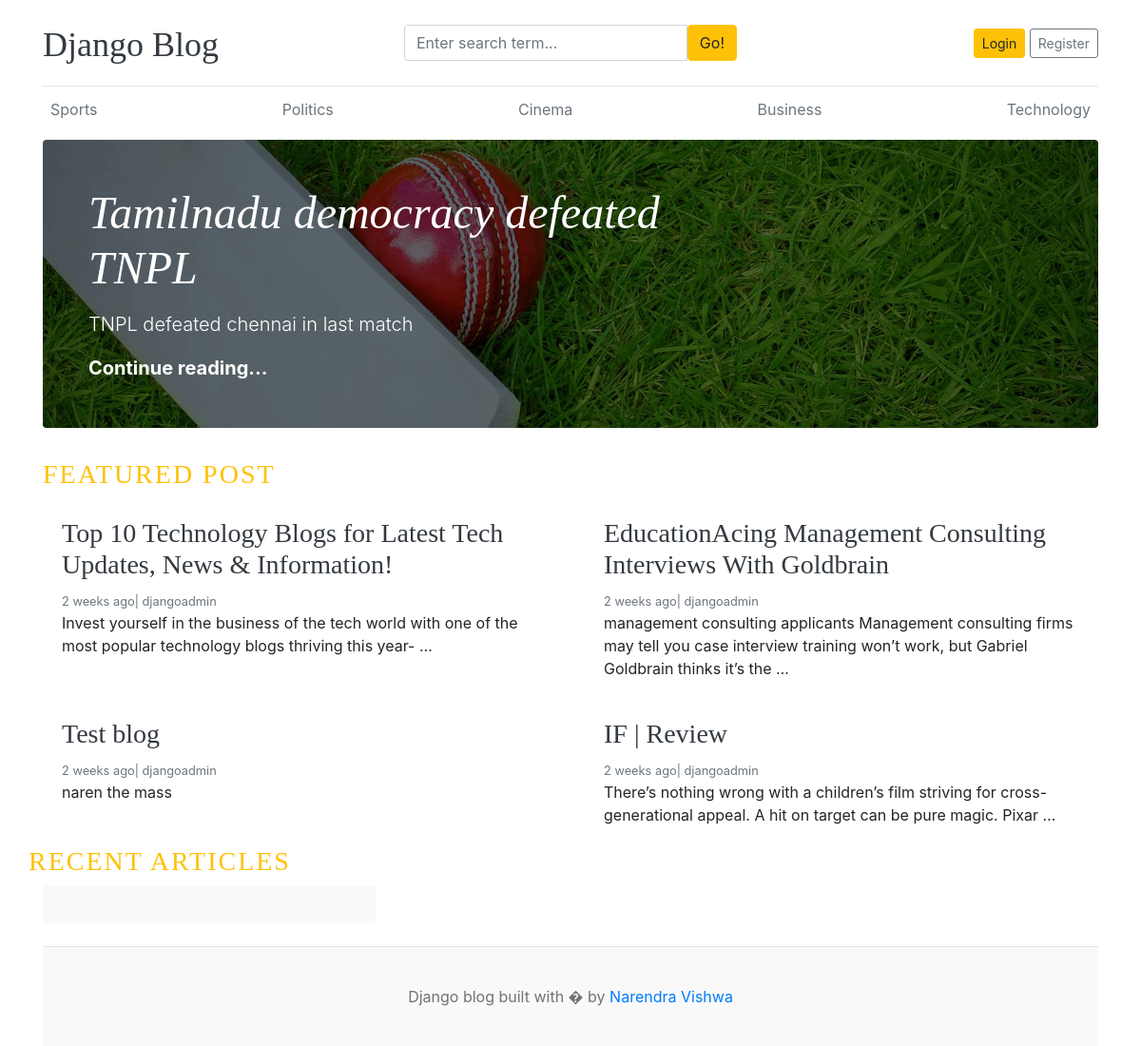
The app's page /, older data.
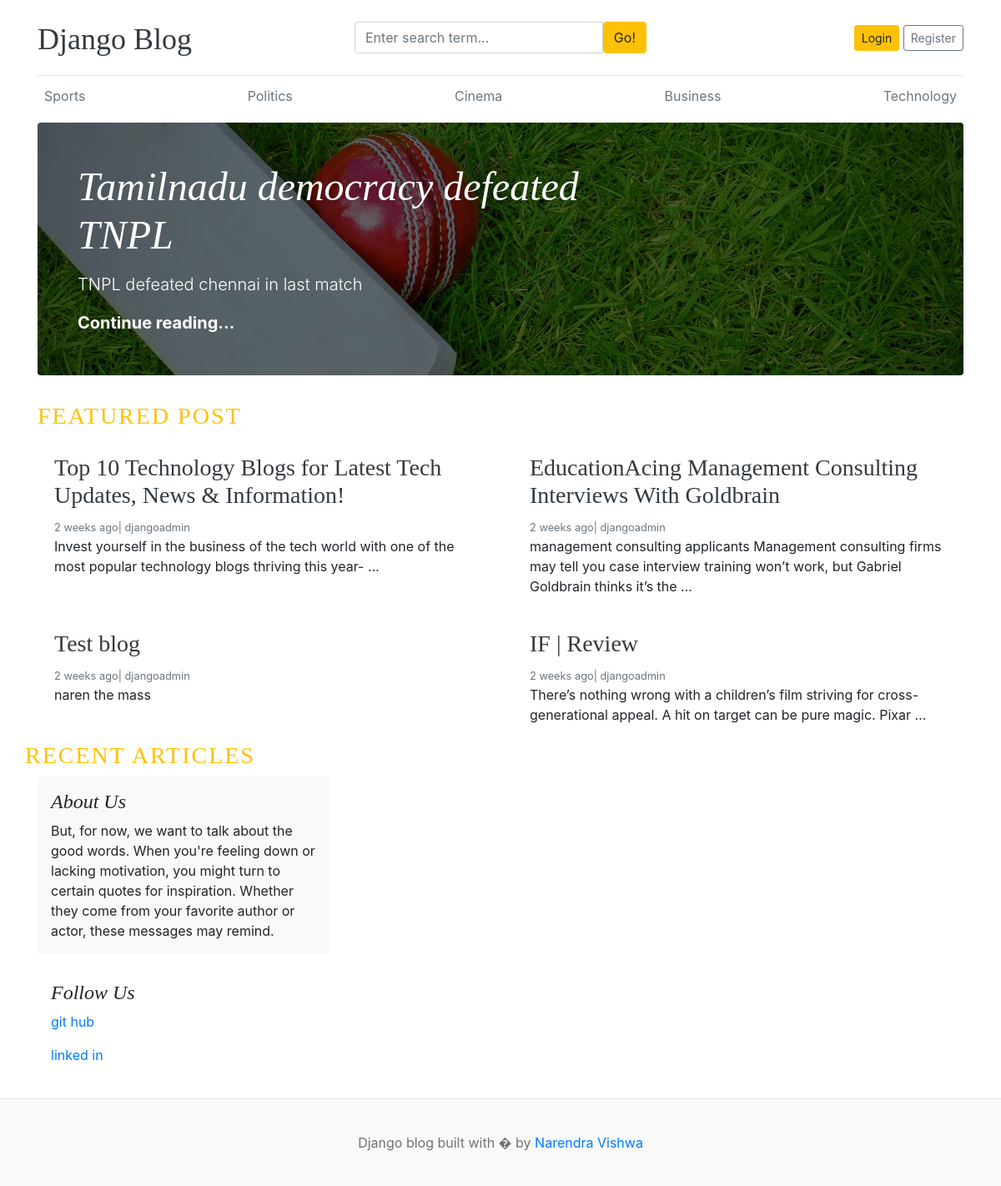
The same page, newer data.
### blogs/models.py (models this page shows, shortened)
class category(models.Model):
    category_name = models.CharField(max_length=50, unique=True)
    created_at = models.DateTimeField(auto_now_add=True)
    updated_at = models.DateTimeField(auto_now=True)
    class Meta:
        verbose_name_plural ='categories'

class Blog(models.Model):
    title = models.CharField(max_length=100)
    slug =models.SlugField(max_length=150, unique=True, blank=True)
    category = models.ForeignKey(category, on_delete=models.CASCADE)
    author = models.ForeignKey(User, on_delete=models.CASCADE)
    featured_image = models.ImageField(upload_to='uploads/%Y/%m%d')
    short_description = models.TextField(max_length=500)
    blog_body = models.TextField(max_length=2000)
    status = models.CharField(max_length=50,choices=STATUS_CHOICES, default="draft")
    is_featured = models.BooleanField(default=False)
    created_at = models.DateTimeField(auto_now_add=True)
    updated_at = models.DateTimeField(auto_now=True)

### assignments/models.py (models this page shows, shortened)
class About(models.Model):
    about_heading = models.CharField(max_length=25)
    about_description = models.TextField(max_length=255)
    created_at = models.DateTimeField(auto_now_add=True)
    updated_at = models.DateTimeField(auto_now=True)
    class Meta:
        verbose_name_plural ='About'

class SocialLink(models.Model):
    platform = models.CharField(max_length=25)
    link = models.URLField(max_length=100)
    created_at = models.DateTimeField(auto_now_add=True)
    updated_at = models.DateTimeField(auto_now=True)

### blog_main/views.py (the view)
# urls.py: 2. Add a URL to urlpatterns:  path('', views.home, name='home')
def home(request):
    featured_post = Blog.objects.filter(is_featured=True, status='published').order_by('updated_at')
    posts = Blog.objects.filter(is_featured=False, status='published')
    try:
        about = About.objects.get()
    except:
        about = None
    context = {
        'featured_post': featured_post,
        'posts': posts,
        'about': about
    }
    return render(request, 'home.html', context)

### blogs/context_processors.py (called while the page is built)
def get_categories(request):
    categories = category.objects.all()
    return dict(categories=categories)

def get_social_links(request):
    social_links = SocialLink.objects.all()
    return dict(social_links=social_links)

### templates/home.html (shortened to what this page needs)
{% extends 'base.html'%}
  {% block content %}
    {% for post in featured_post %}
    {% if forloop.first %}
    <div class="jumbotron p-3 p-md-5 text-white rounded bg-dark" style="background-image: url({{ post.featured_image.url}}); background-blend-mode: overlay;background-size:cover;">
        <div class="col-md-8 px-0">
      <h1 class="display-4 font-italic">{{ post.title }}</h1>
      <p class="lead my-3">{{ post.short_description }}</p>
      <p class="lead mb-0"><a href="{% url 'blogs' post.slug %}" class="text-white font-weight-bold">Continue reading...</a></p>
    </div>
  </div>
  {% endif %}
{% endfor %}
<h3 class="text-upperrcase text-warning" style="letter-spacing: 2px;">FEATURED POST</h3>
  <div class="row mb-2">
    {% for post in featured_post %}
    {% if not forloop.first %}
    <div class="col-md-6">
      <div class="card border-0" >
        <div class="card-body">
          <h3> <a href="{% url 'blogs' post.slug %}" class="text-dark"> {{ post.title }}</a></h3>
          <small class="mb-1 text-muted">{{ post.created_at | timesince }} ago| {{ post.author }}</small>
          <p class="card-text">{{ post.short_description | truncatewords:20}}</p>
        </div>
      </div>
    </div>
    {% endif %}
    {% endfor %}
  <h3 class="text-upperrcase text-warning" style="letter-spacing: 2px;">RECENT ARTICLES</h3>
  <main role="main" class="container p-0">
    <div class="row">
      <div class="col-md-8 blog-main">
        </div>
      </div>
      <aside class="col-md-4 blog-sidebar">
        <div class="p-3 mb-3 bg-light rounded">
          <h4 class="font-italic">{{ about.about_heading }}</h4>
          <p class="mb-0">{{ about.about_description }}</p>
        </div>
        {% if social_links %}
        <div class="p-3">
          <h4 class="font-italic">Follow Us</h4>
          {% for i in social_links %}
          <ol class="list-unstyled">
            <li><a href="{{ i.link }}" target="_blank">{{ i.platform }}</a></li>
          </ol>
          {% endfor %}
        </div>
      </aside>
    </div>
    {% endif %}
  </main>
</div>
{% endblock %}

### templates/base.html (shortened to what this page needs)
{% load static %}
<!DOCTYPE html>
<html lang="en">
<head>
    <link href="https://getbootstrap.com/docs/4.0/dist/css/bootstrap.min.css" rel="stylesheet">
    <link href="{% static 'css/blog.css' %}" rel="stylesheet">
  </head>
<body>
    <div class="container">
      <header class="blog-header py-3">
        <div class="row flex-nowrap justify-content-between align-items-center">
          <div class="col-4 pt-1">
            <a class="blog-header-logo text-dark" href="/">Django Blog</a>
          </div>
          <div class="col-4">
            <form action="{% url 'search' %}" method="GET">
              <div class="input-group">
                <input class="form-control" type="text" name="keyword" value="{{keyword}}" placeholder="Enter search term..." aria-label="Enter search term..." aria-describedby="button-search" />
                <button type="submit" class="btn btn-warning" id="button-search" type="button">Go!</button>
            </div>
            </form>
          </div>
          <div class="col-4 d-flex justify-content-end align-items-center">
            {% if not user.is_authenticated %}
            <a class="btn btn-sm btn-warning" href="{% url 'login' %}">Login</a> &nbsp;
            <a class="btn btn-sm btn-outline-secondary" href="{% url 'register' %}">Register</a>
            {% else %}
            <span>
              you are logged in a {{ user }}
            </span>
            &emsp;
            <span><a href="{% url 'logout' %}">Logout</a></span>
            {% endif %}
          </div>
        </div>
      </header>
      <div class="nav-scroller py-1 mb-2">
        <nav class="nav d-flex justify-content-between">
          {% for cat in categories %}
          <a class="p-2 text-muted" href="{% url 'posts_by_category' cat.id %}">{{ cat.category_name }}</a>
          {%  endfor %}
        </nav>
      </div>
{% block content %}
{% endblock %}
<footer class="blog-footer">
    <p>Django blog built with � by <a href="#">Narendra Vishwa</a></p>
  </footer>
  </body>
  </html>

### blog_main/static/css/blog.css (style rules this page uses)
.blog-header { border-bottom: 1px solid #e5e5e5; }
.blog-header-logo { font-family: "Playfair Display", Georgia, "Times New Roman", serif; font-size: 2.25rem; }
h1, h2, h3, h4, h5, h6 { font-family: "Playfair Display", Georgia, "Times New Roman", serif; }
.display-4 { font-size: 2.5rem; }
@media (min-width: 768px) { .display-4 { font-size: 3rem; } }
.blog-footer { padding: 2.5rem 0; color: #727272; text-align: center; background-color: #f9f9f9; border-top: .05rem solid #e5e5e5; }
.blog-footer p:last-child { margin-bottom: 0; }

Row changes from the older to the newer data that the page shows:
added About: about_heading "About Us", about_description "But, for now, we want to talk about the good words. When you're feeling down or lacking motivation, you might turn to certain quotes for inspiration. Whether they come from your favorite author or actor, these messages may remind."
added SocialLink: platform "git hub"
added SocialLink: platform "linked in"
Text that changed along with them:
text now shown: "Follow Us"
